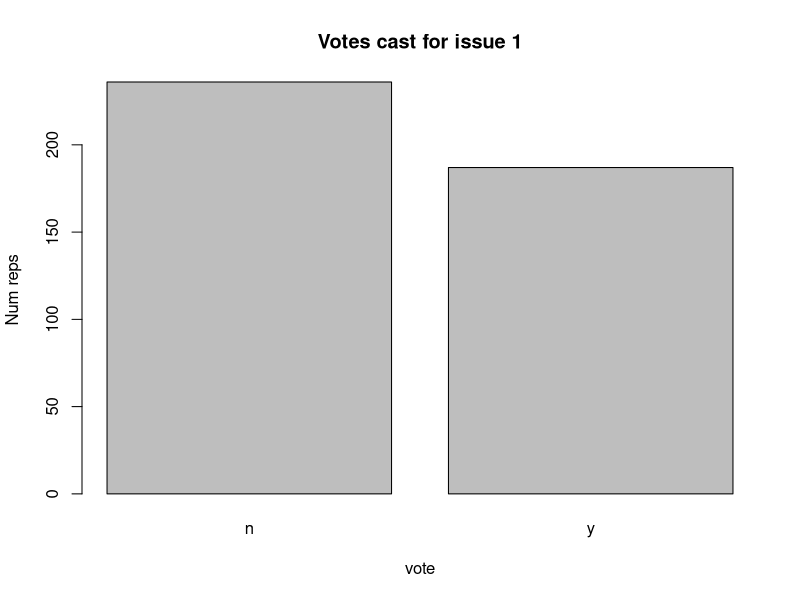
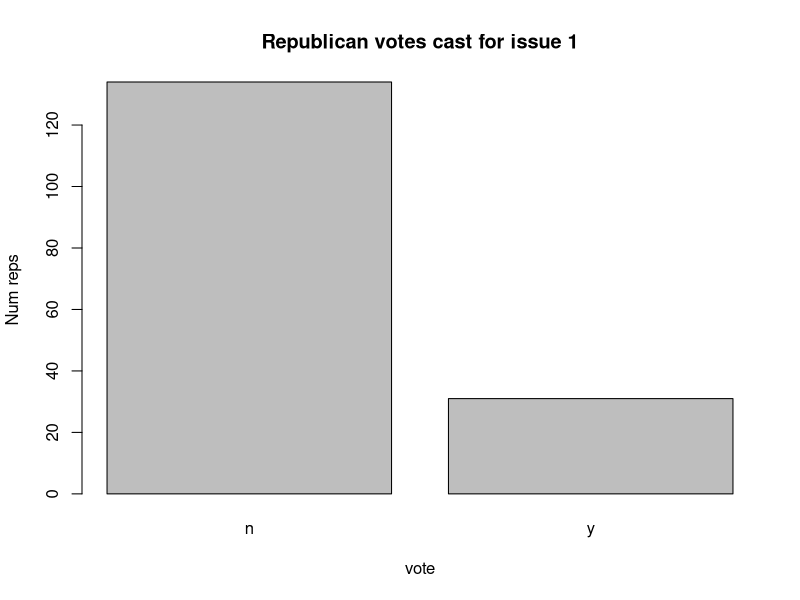
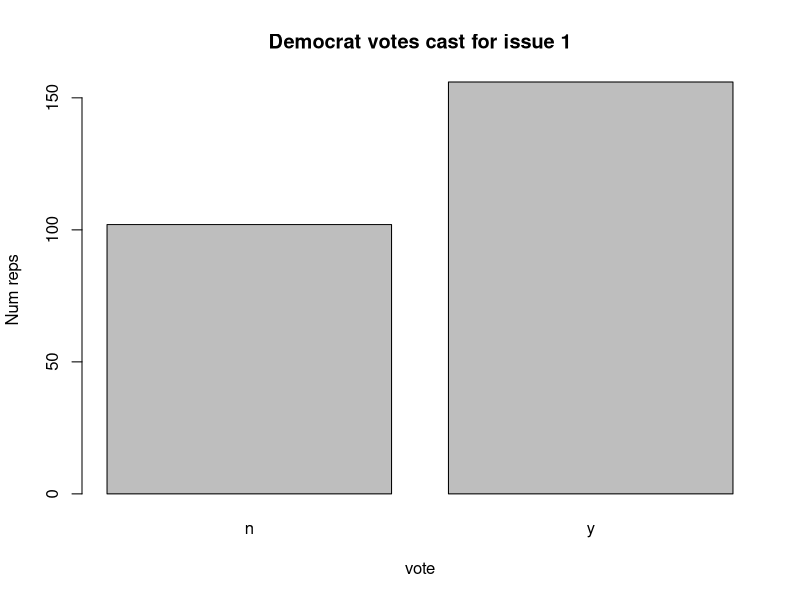

These charts were generated, in order, by the following R code:
#Practice Code 
# Example and code from:https://eight2late.wordpress.com/2015/11/06/a-gentle-introduction-to-naive-bayes-classification-using-r/

library(mlbench)
data(HouseVotes84)  # This dataset is contained in mlbench library

#barplots for specific issue
plot(as.factor(HouseVotes84[,2]))
title(main='Votes cast for issue 1', xlab="vote", ylab= "Num reps" )

#by party
Repub <-  HouseVotes84$Class=="republican"
Democrat <- HouseVotes84$Class=="democrat"

plot(as.factor(HouseVotes84[Repub,2]))
title(main="Republican votes cast for issue 1", xlab="vote", ylab="Num reps")
plot(as.factor(HouseVotes84[Democrat,2]))
title(main="Democrat votes cast for issue 1", xlab="vote", ylab="Num reps")


# We have a lot of NA. We are going to impute the values

#Functions needed for imputation

#function to return number of NAs by vote and class (democrat or republican)
na_by_col_class <- function (col,cls){return(sum(is.na(HouseVotes84[,col]) & HouseVotes84$Class==cls))}


#function to compute the conditional probability that a member of a party will cast a "yes" vote for
#a particular issue. The probability is based on all members of the party who #actually cast a vote on the issue (ignores NAs).
p_y_col_class <- function(col,cls){
  sum_y<-sum(HouseVotes84[,col]=="y" & HouseVotes84$Class==cls,na.rm = TRUE)
  sum_n<-sum(HouseVotes84[,col]=="n" & HouseVotes84$Class==cls,na.rm = TRUE)
  return(sum_y/(sum_y+sum_n))
}


#Check the prob of yes vote by a democrat in issue 5
p_y_col_class(5,"democrat")

#impute missing values.
# If the republican congresman didn't vote, then we are allocating 'y' or 'n' based on if their
# party voted 'y' or 'n'
for (i in 2:ncol(HouseVotes84)) {
  if(sum(is.na(HouseVotes84[,i])>0)) {
    c1 <- which(is.na(HouseVotes84[,i])& HouseVotes84$Class=="democrat",arr.ind = TRUE)
    c2 <- which(is.na(HouseVotes84[,i])& HouseVotes84$Class=="republican",arr.ind = TRUE)
    HouseVotes84[c1,i] <-
      ifelse(runif(na_by_col_class(i,"democrat"))<p_y_col_class(i,"democrat"),"y","n")
    HouseVotes84[c2,i] <-
      ifelse(runif(na_by_col_class(i,"republican"))<p_y_col_class(i,"republican"),"y","n")}
}


#divide into test and training sets
#create new col "train" and assign 1 or 0 in 80/20 proportion via random uniform dist
HouseVotes84[,"train"] <- ifelse(runif(nrow(HouseVotes84))<0.80,1,0)

#get col number of train / test indicator column (needed later)
trainColNum <- grep("train",names(HouseVotes84))
#separate training and test sets and remove training column before modeling
trainHouseVotes84 <- HouseVotes84[HouseVotes84$train==1,-trainColNum]
testHouseVotes84 <- HouseVotes84[HouseVotes84$train==0,-trainColNum]


#load e1071 library and invoke naiveBayes method
library(e1071)
nb_model <- naiveBayes(Class~.,data = trainHouseVotes84)

nb_model


#Lets test the model
nb_test_predict <- predict(nb_model,testHouseVotes84[,-1])

#fraction of correct predictions
mean(nb_test_predict==testHouseVotes84$Class)

#confusion matrix
table(pred=nb_test_predict,true=testHouseVotes84$Class)
